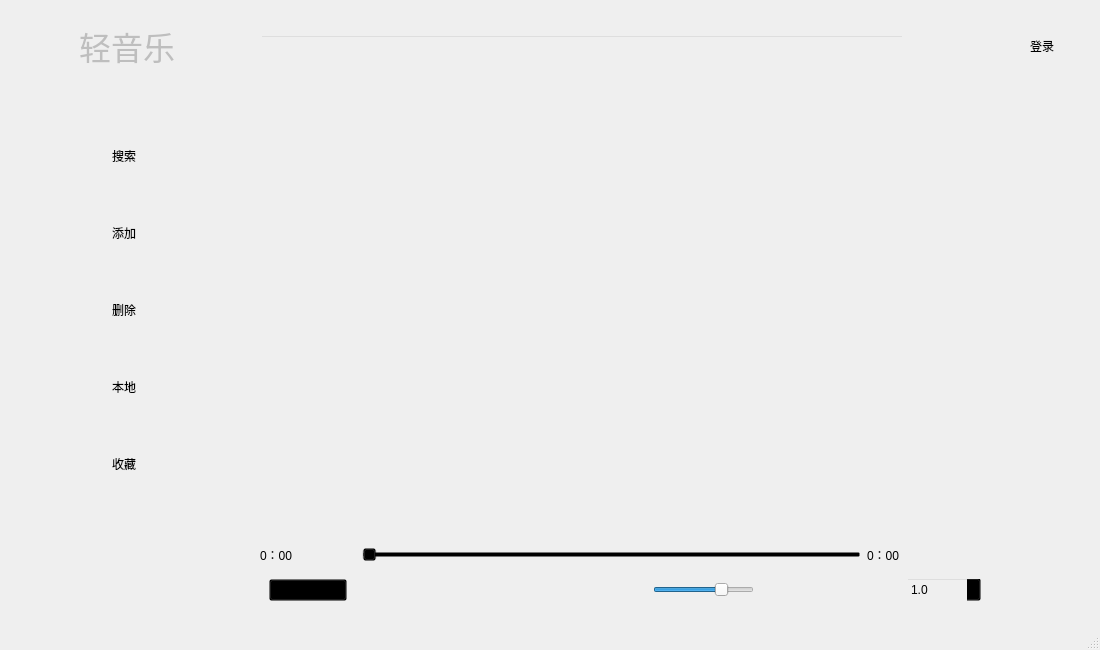
<?xml version="1.0" encoding="UTF-8"?>
<ui version="4.0">
 <class>MainWindow</class>
 <widget class="QMainWindow" name="MainWindow">
  <property name="enabled">
   <bool>true</bool>
  </property>
  <property name="geometry">
   <rect>
    <x>0</x>
    <y>0</y>
    <width>1100</width>
    <height>650</height>
   </rect>
  </property>
  <property name="windowTitle">
   <string>轻音乐</string>
  </property>
  <property name="windowIcon">
   <iconset resource="res.qrc">
    <normaloff>:/Image/Yinyue.png</normaloff>:/Image/Yinyue.png</iconset>
  </property>
  <property name="layoutDirection">
   <enum>Qt::LeftToRight</enum>
  </property>
  <property name="styleSheet">
   <string notr="true">border-image: url(:/Image/Beijing10.png);</string>
  </property>
  <property name="locale">
   <locale language="Chinese" country="China"/>
  </property>
  <widget class="QWidget" name="centralwidget">
   <property name="styleSheet">
    <string notr="true"/>
   </property>
   <layout class="QGridLayout" name="gridLayout_2">
    <item row="1" column="2" colspan="2">
     <widget class="QListWidget" name="listWidget">
      <property name="styleSheet">
       <string notr="true">font: 16pt &quot;仿宋&quot;;
background: transparent;</string>
      </property>
      <property name="sortingEnabled">
       <bool>false</bool>
      </property>
     </widget>
    </item>
    <item row="1" column="0" colspan="2">
     <widget class="QWidget" name="widget_3" native="true">
      <property name="styleSheet">
       <string notr="true"/>
      </property>
      <layout class="QVBoxLayout" name="verticalLayout">
       <item>
        <widget class="QPushButton" name="pushButton_Search2">
         <property name="styleSheet">
          <string notr="true">qproperty-icon: url(:/Image/Sousuo.png);
icon-size: 40px 40px;
</string>
         </property>
         <property name="text">
          <string>搜索</string>
         </property>
         <property name="flat">
          <bool>true</bool>
         </property>
        </widget>
       </item>
       <item>
        <widget class="QPushButton" name="pushButton_AddMusic">
         <property name="styleSheet">
          <string notr="true">qproperty-icon: url(:/Image/Tianjia.png);
icon-size: 40px 40px;
</string>
         </property>
         <property name="text">
          <string>添加</string>
         </property>
         <property name="flat">
          <bool>true</bool>
         </property>
        </widget>
       </item>
       <item>
        <widget class="QPushButton" name="pushButton_DeleteMusic">
         <property name="styleSheet">
          <string notr="true">qproperty-icon: url(:/Image/Shanchu.png);
icon-size: 40px 40px;
</string>
         </property>
         <property name="text">
          <string>删除</string>
         </property>
         <property name="flat">
          <bool>true</bool>
         </property>
        </widget>
       </item>
       <item>
        <widget class="QPushButton" name="pushButton_LocalMusic">
         <property name="styleSheet">
          <string notr="true">qproperty-icon: url(:/Image/Bendi.png);
icon-size: 40px 40px;
</string>
         </property>
         <property name="text">
          <string>本地</string>
         </property>
         <property name="flat">
          <bool>true</bool>
         </property>
        </widget>
       </item>
       <item>
        <widget class="QPushButton" name="pushButton_MyCollection">
         <property name="styleSheet">
          <string notr="true">qproperty-icon: url(:/Image/Aixin4.png);
icon-size: 40px 40px;
</string>
         </property>
         <property name="text">
          <string>收藏</string>
         </property>
         <property name="flat">
          <bool>true</bool>
         </property>
        </widget>
       </item>
      </layout>
     </widget>
    </item>
    <item row="2" column="1">
     <widget class="QWidget" name="widget_4" native="true">
      <property name="layoutDirection">
       <enum>Qt::LeftToRight</enum>
      </property>
      <property name="styleSheet">
       <string notr="true"/>
      </property>
      <layout class="QGridLayout" name="gridLayout_4">
       <item row="0" column="0" rowspan="2">
        <widget class="QPushButton" name="pushButton_ShowImage">
         <property name="minimumSize">
          <size>
           <width>50</width>
           <height>50</height>
          </size>
         </property>
         <property name="maximumSize">
          <size>
           <width>50</width>
           <height>50</height>
          </size>
         </property>
         <property name="text">
          <string/>
         </property>
         <property name="flat">
          <bool>true</bool>
         </property>
        </widget>
       </item>
       <item row="0" column="1">
        <widget class="QLabel" name="label_MusicName">
         <property name="sizePolicy">
          <sizepolicy hsizetype="Fixed" vsizetype="Fixed">
           <horstretch>0</horstretch>
           <verstretch>0</verstretch>
          </sizepolicy>
         </property>
         <property name="minimumSize">
          <size>
           <width>150</width>
           <height>25</height>
          </size>
         </property>
         <property name="maximumSize">
          <size>
           <width>100</width>
           <height>25</height>
          </size>
         </property>
         <property name="text">
          <string/>
         </property>
        </widget>
       </item>
       <item row="1" column="1">
        <widget class="QPushButton" name="pushButton_AddCollection">
         <property name="minimumSize">
          <size>
           <width>30</width>
           <height>30</height>
          </size>
         </property>
         <property name="maximumSize">
          <size>
           <width>30</width>
           <height>30</height>
          </size>
         </property>
         <property name="layoutDirection">
          <enum>Qt::LeftToRight</enum>
         </property>
         <property name="styleSheet">
          <string notr="true">qproperty-icon: url(:/Image/Aixin2.png);
icon-size: 30px 30px;
</string>
         </property>
         <property name="text">
          <string/>
         </property>
         <property name="flat">
          <bool>true</bool>
         </property>
        </widget>
       </item>
      </layout>
     </widget>
    </item>
    <item row="2" column="3">
     <widget class="QWidget" name="widget" native="true">
      <property name="styleSheet">
       <string notr="true"/>
      </property>
      <layout class="QGridLayout" name="gridLayout">
       <item row="1" column="4">
        <spacer name="horizontalSpacer_3">
         <property name="orientation">
          <enum>Qt::Horizontal</enum>
         </property>
         <property name="sizeHint" stdset="0">
          <size>
           <width>40</width>
           <height>20</height>
          </size>
         </property>
        </spacer>
       </item>
       <item row="1" column="9">
        <widget class="QDoubleSpinBox" name="doubleSpinBox">
         <property name="minimumSize">
          <size>
           <width>75</width>
           <height>25</height>
          </size>
         </property>
         <property name="styleSheet">
          <string notr="true">background: transparent;</string>
         </property>
         <property name="decimals">
          <number>1</number>
         </property>
         <property name="minimum">
          <double>0.500000000000000</double>
         </property>
         <property name="maximum">
          <double>2.000000000000000</double>
         </property>
         <property name="singleStep">
          <double>0.500000000000000</double>
         </property>
         <property name="stepType">
          <enum>QAbstractSpinBox::DefaultStepType</enum>
         </property>
         <property name="value">
          <double>1.000000000000000</double>
         </property>
        </widget>
       </item>
       <item row="1" column="8">
        <widget class="QLabel" name="label_Speed">
         <property name="styleSheet">
          <string notr="true">image: url(:/Image/Beisu.png);
icon-size: 40px 40px;
</string>
         </property>
         <property name="text">
          <string/>
         </property>
        </widget>
       </item>
       <item row="0" column="8">
        <widget class="QLabel" name="label_Time">
         <property name="text">
          <string>0：00</string>
         </property>
        </widget>
       </item>
       <item row="1" column="2">
        <widget class="QPushButton" name="pushButton_Start">
         <property name="styleSheet">
          <string notr="true">qproperty-icon: url(:/Image/Kaishi.png);
icon-size: 40px 40px;
</string>
         </property>
         <property name="text">
          <string/>
         </property>
         <property name="flat">
          <bool>true</bool>
         </property>
        </widget>
       </item>
       <item row="1" column="0">
        <widget class="QWidget" name="widget_5" native="true">
         <property name="sizePolicy">
          <sizepolicy hsizetype="Fixed" vsizetype="Fixed">
           <horstretch>0</horstretch>
           <verstretch>0</verstretch>
          </sizepolicy>
         </property>
         <property name="maximumSize">
          <size>
           <width>200</width>
           <height>16777215</height>
          </size>
         </property>
         <property name="styleSheet">
          <string notr="true">background-color: rgba(0, 0, 0, 0);</string>
         </property>
         <layout class="QVBoxLayout" name="verticalLayout_2">
          <item>
           <widget class="QComboBox" name="comboBox_PlayWay">
            <property name="maximumSize">
             <size>
              <width>200</width>
              <height>16777215</height>
             </size>
            </property>
            <property name="styleSheet">
             <string notr="true">background-color: transparent;</string>
            </property>
            <property name="frame">
             <bool>true</bool>
            </property>
            <item>
             <property name="text">
              <string>顺序播放</string>
             </property>
             <property name="icon">
              <iconset resource="res.qrc">
               <normaloff>:/Image/Shunxu.png</normaloff>:/Image/Shunxu.png</iconset>
             </property>
            </item>
            <item>
             <property name="text">
              <string>单曲循环</string>
             </property>
             <property name="icon">
              <iconset resource="res.qrc">
               <normaloff>:/Image/Xunhuan.png</normaloff>:/Image/Xunhuan.png</iconset>
             </property>
            </item>
            <item>
             <property name="text">
              <string>随机播放</string>
             </property>
             <property name="icon">
              <iconset resource="res.qrc">
               <normaloff>:/Image/Suiji.png</normaloff>:/Image/Suiji.png</iconset>
             </property>
            </item>
           </widget>
          </item>
         </layout>
        </widget>
       </item>
       <item row="1" column="10">
        <spacer name="horizontalSpacer_2">
         <property name="orientation">
          <enum>Qt::Horizontal</enum>
         </property>
         <property name="sizeHint" stdset="0">
          <size>
           <width>40</width>
           <height>20</height>
          </size>
         </property>
        </spacer>
       </item>
       <item row="1" column="5">
        <widget class="QPushButton" name="pushButton_Sound">
         <property name="styleSheet">
          <string notr="true">qproperty-icon: url(:/Image/Shengyin.png);
icon-size: 40px 40px;
</string>
         </property>
         <property name="text">
          <string/>
         </property>
         <property name="flat">
          <bool>true</bool>
         </property>
        </widget>
       </item>
       <item row="1" column="7">
        <spacer name="horizontalSpacer">
         <property name="orientation">
          <enum>Qt::Horizontal</enum>
         </property>
         <property name="sizeHint" stdset="0">
          <size>
           <width>40</width>
           <height>20</height>
          </size>
         </property>
        </spacer>
       </item>
       <item row="0" column="0">
        <widget class="QLabel" name="label_PassTime">
         <property name="text">
          <string>0：00</string>
         </property>
        </widget>
       </item>
       <item row="1" column="1">
        <widget class="QPushButton" name="pushButton_Up">
         <property name="styleSheet">
          <string notr="true">qproperty-icon: url(:/Image/Shangyiqu.png);
icon-size: 40px 40px;
</string>
         </property>
         <property name="text">
          <string/>
         </property>
         <property name="flat">
          <bool>true</bool>
         </property>
        </widget>
       </item>
       <item row="1" column="6">
        <widget class="QSlider" name="horizontalSlider_Sound">
         <property name="styleSheet">
          <string notr="true"/>
         </property>
         <property name="value">
          <number>70</number>
         </property>
         <property name="orientation">
          <enum>Qt::Horizontal</enum>
         </property>
        </widget>
       </item>
       <item row="1" column="3">
        <widget class="QPushButton" name="pushButton_Next">
         <property name="styleSheet">
          <string notr="true">qproperty-icon: url(:/Image/Xiayiqu.png);
icon-size: 40px 40px;
</string>
         </property>
         <property name="text">
          <string/>
         </property>
         <property name="flat">
          <bool>true</bool>
         </property>
        </widget>
       </item>
       <item row="0" column="1" colspan="7">
        <widget class="QSlider" name="horizontalSlider_Time">
         <property name="styleSheet">
          <string notr="true">background: transparent;</string>
         </property>
         <property name="orientation">
          <enum>Qt::Horizontal</enum>
         </property>
        </widget>
       </item>
      </layout>
     </widget>
    </item>
    <item row="0" column="3">
     <widget class="QWidget" name="widget_2" native="true">
      <property name="styleSheet">
       <string notr="true"/>
      </property>
      <layout class="QGridLayout" name="gridLayout_3">
       <item row="0" column="0">
        <widget class="QLineEdit" name="lineEdit_Search">
         <property name="styleSheet">
          <string notr="true">background: transparent;</string>
         </property>
         <property name="text">
          <string/>
         </property>
        </widget>
       </item>
       <item row="0" column="3">
        <widget class="QPushButton" name="pushButton_Login">
         <property name="styleSheet">
          <string notr="true">qproperty-icon: url(:/Image/Zhanghao.png);
icon-size: 40px 40px;
</string>
         </property>
         <property name="text">
          <string>登录</string>
         </property>
         <property name="flat">
          <bool>true</bool>
         </property>
        </widget>
       </item>
       <item row="0" column="2">
        <widget class="QPushButton" name="pushButton_Background">
         <property name="styleSheet">
          <string notr="true">qproperty-icon: url(:/Image/Beijing1.png);
icon-size: 40px 40px;
</string>
         </property>
         <property name="text">
          <string/>
         </property>
         <property name="flat">
          <bool>true</bool>
         </property>
        </widget>
       </item>
       <item row="0" column="1">
        <widget class="QPushButton" name="pushButton_Search">
         <property name="styleSheet">
          <string notr="true">qproperty-icon: url(:/Image/Sousuo.png);
icon-size: 40px 40px;
</string>
         </property>
         <property name="text">
          <string/>
         </property>
         <property name="flat">
          <bool>true</bool>
         </property>
        </widget>
       </item>
      </layout>
     </widget>
    </item>
    <item row="0" column="1">
     <widget class="QWidget" name="widget_6" native="true">
      <property name="styleSheet">
       <string notr="true"/>
      </property>
      <layout class="QHBoxLayout" name="horizontalLayout">
       <item>
        <widget class="QPushButton" name="pushButton">
         <property name="enabled">
          <bool>false</bool>
         </property>
         <property name="styleSheet">
          <string notr="true">qproperty-icon: url(:/Image/Yinyue.png);
icon-size: 80px 80px;
font-size: 24pt;</string>
         </property>
         <property name="text">
          <string>轻音乐</string>
         </property>
         <property name="flat">
          <bool>true</bool>
         </property>
        </widget>
       </item>
      </layout>
     </widget>
    </item>
   </layout>
  </widget>
  <widget class="QMenuBar" name="menubar">
   <property name="geometry">
    <rect>
     <x>0</x>
     <y>0</y>
     <width>1100</width>
     <height>22</height>
    </rect>
   </property>
  </widget>
  <widget class="QStatusBar" name="statusbar"/>
 </widget>
 <resources>
  <include location="res.qrc"/>
 </resources>
 <connections/>
</ui>
